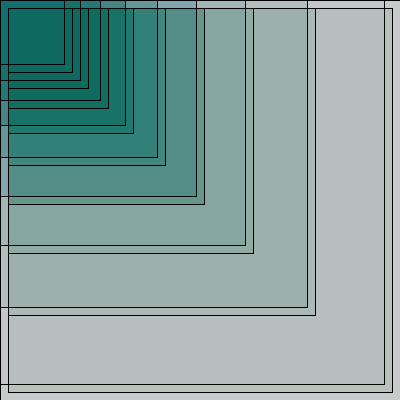
Frame 1 (no input)
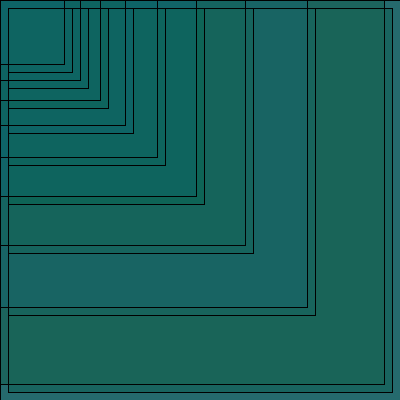
Frame 60 (the mouse pressed at the canvas centre just before this capture)
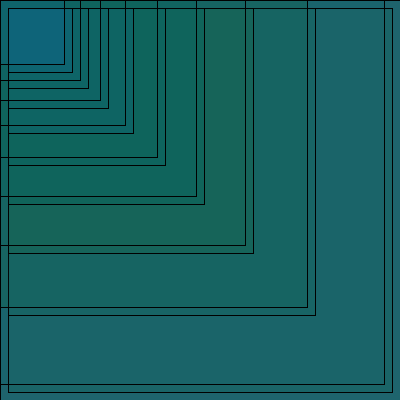
Frame 120 (the mouse held since frame 60 and released just before this capture)

The Processing sketch that drew these frames (run headless with seeded random() and noise(); from frame 60 on, the mouse is pressed at the canvas centre):

// Processing sketch: Recursive_Project
// ── Recursive_Project.pde

void setup(){
size(400,400);

}

void draw(){
drawRect(0, 0, 6);


}
void drawRect(int x, int y, float square) {
  float cc = 10 * square/2.0;
  fill(cc,100,random(200), random(cc));
  rect(x, y, square*80, square*80);
  if(square > 1) {
    square = square * 0.80f;
    drawRect(x, y, square);
    drawRect(8-x, 8-y, square);
  }
}
